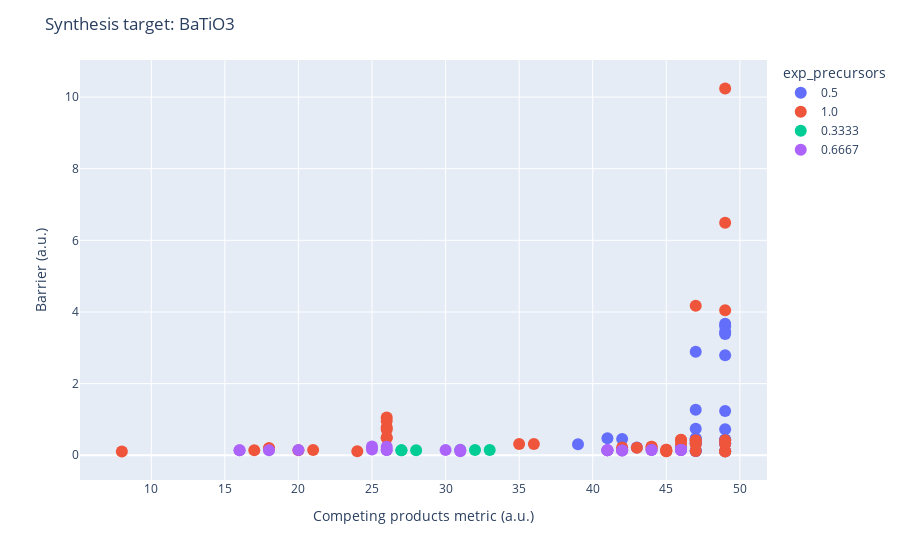

This figure's notebook cell:
### Code cell
router.recommend_routes(temperature=1400, allow_gas_release=True, show_known_precursors_only=False,
                        max_component_precursors=2, confine_competing_to_icsd=False,display_peroxides=True)

### Figure 1 — Plotly figure (JSON) as saved in the notebook; plotly's stock layout.template omitted (floating-point values rounded to 4 significant figures)
{"data": [{"customdata": [["0.1667 Ti6O(mp-554098) + 1.0 BaO(mp-1342) + 0.9167 O2(mp-12957)"], ["0.1667 Ti6O(mp-554098) + 1.4167 O2(mp-12957) + 1.0 Ba(mp-122)"], ["0.1667 Ti6O(mp-554098) + 0.4167 O2(mp-12957) + 1.0 BaO2(mp-1105)"], ["0.1667 Ti6O(mp-554098) + -1.0 CO2(mp-20066) + 0.9167 O2(mp-12957) + 1.0 BaCO3(mp-5504)"], ["0.1667 Ti6O(mp-554098) + -1.0 CO2(mp-20066) + 0.9167 O2(mp-12957) + 1.0 BaCO3(mp-4559)"], ["1.0 BaO(mp-1342) + 0.3333 Ti3O5(mp-1147) + 0.1667 O2(mp-12957)"], ["1.0 BaO(mp-1342) + 0.5 Ti2O(mp-1215) + 0.75 O2(mp-12957)"], ["0.125 Ti8C5(mp-27919) + 1.0 BaO(mp-1342) + -0.625 CO2(mp-20066) + 1.625 O2(mp-12957)"], ["1.0 BaO(mp-1342) + 0.3333 Ti3O(mp-2591) + 0.8333 O2(mp-12957)"], ["0.5 Ti2O(mp-1215) + 1.25 O2(mp-12957) + 1.0 Ba(mp-122)"], ["0.5 Ti2O(mp-1215) + 0.25 O2(mp-12957) + 1.0 BaO2(mp-1105)"], ["0.125 Ti8C5(mp-27919) + -0.625 CO2(mp-20066) + 2.125 O2(mp-12957) + 1.0 Ba(mp-122)"], ["0.125 Ti8C5(mp-27919) + -0.625 CO2(mp-20066) + 1.125 O2(mp-12957) + 1.0 BaO2(mp-1105)"], ["0.125 Ti8C5(mp-27919) + -1.625 CO2(mp-20066) + 1.625 O2(mp-12957) + 1.0 BaCO3(mp-5504)"], ["0.125 Ti8C5(mp-27919) + -1.625 CO2(mp-20066) + 1.625 O2(mp-12957) + 1.0 BaCO3(mp-4559)"], ["0.3333 Ti3O(mp-2591) + 1.3333 O2(mp-12957) + 1.0 Ba(mp-122)"], ["0.3333 Ti3O(mp-2591) + 0.3333 O2(mp-12957) + 1.0 BaO2(mp-1105)"], ["1.0 BaO(mp-1342) + 0.5 Ti2C(mp-10721) + -0.5 CO2(mp-20066) + 1.5 O2(mp-12957)"], ["0.3333 Ti3O5(mp-1147) + 0.6667 O2(mp-12957) + 1.0 Ba(mp-122)"], ["0.3333 Ti3O5(mp-1147) + -0.3333 O2(mp-12957) + 1.0 BaO2(mp-1105)"], ["0.3333 Ti3O5(mp-1147) + -1.0 CO2(mp-20066) + 0.1667 O2(mp-12957) + 1.0 BaCO3(mp-5504)"], ["0.3333 Ti3O5(mp-1147) + -1.0 CO2(mp-20066) + 0.1667 O2(mp-12957) + 1.0 BaCO3(mp-4559)"], ["0.5 Ti2C(mp-10721) + -0.5 CO2(mp-20066) + 2.0 O2(mp-12957) + 1.0 Ba(mp-122)"], ["0.5 Ti2C(mp-10721) + -0.5 CO2(mp-20066) + 1.0 O2(mp-12957) + 1.0 BaO2(mp-1105)"], ["0.5 Ti2C(mp-10721) + -1.5 CO2(mp-20066) + 1.5 O2(mp-12957) + 1.0 BaCO3(mp-5504)"], ["0.5 Ti2C(mp-10721) + -1.5 CO2(mp-20066) + 1.5 O2(mp-12957) + 1.0 BaCO3(mp-4559)"], ["0.5 Ti2O(mp-1215) + -1.0 CO2(mp-20066) + 0.75 O2(mp-12957) + 1.0 BaCO3(mp-5504)"], ["0.5 Ti2O(mp-1215) + -1.0 CO2(mp-20066) + 0.75 O2(mp-12957) + 1.0 BaCO3(mp-4559)"], ["-1.0 CO2(mp-20066) + 0.3333 Ti3O(mp-2591) + 0.8333 O2(mp-12957) + 1.0 BaCO3(mp-5504)"], ["-1.0 CO2(mp-20066) + 0.3333 Ti3O(mp-2591) + 0.8333 O2(mp-12957) + 1.0 BaCO3(mp-4559)"]], "hovertemplate": "exp_precursors=0.5<br>n_competing=%{x}<br>barrier=%{y}<br>summary=%{customdata[0]}<extra></extra>", "legendgroup": "0.5", "marker": {"color": "#636efa", "size": 12, "symbol": "circle"}, "mode": "markers", "name": "0.5", "orientation": "v", "showlegend": true, "type": "scatter", "x": [47, 49, 47, 47, 47, 39, 47, 49, 47, 49, 47, 49, 49, 49, 49, 49, 47, 49, 46, 43, 41, 42, 49, 49, 49, 49, 47, 47, 47, 47], "xaxis": "x", "y": [2.887, 2.793, 0.1158, 0.4301, 0.3251, 0.3045, 0.7414, 3.446, 1.267, 0.7224, 0.1234, 3.385, 0.1098, 0.4346, 0.3297, 1.235, 0.1195, 3.673, 0.2255, 0.2126, 0.477, 0.4554, 3.598, 0.1105, 0.4372, 0.3319, 0.4508, 0.3425, 0.4721, 0.3614], "yaxis": "y"}, {"customdata": [["1.0 BaO(mp-1342) + 1.0 TiO2(mp-554278)"], ["1.0 BaO(mp-1342) + 1.0 TiO2(mp-390)"], ["1.0 TiO(mp-1071163) + 1.0 BaO2(mp-1105)"], ["-1.0 CO2(mp-20066) + 1.0 TiO2(mp-554278) + 1.0 BaCO3(mp-5504)"], ["-1.0 CO2(mp-20066) + 1.0 TiO2(mp-554278) + 1.0 BaCO3(mp-4559)"], ["-1.0 CO2(mp-20066) + 1.0 BaCO3(mp-5504) + 1.0 TiO2(mp-390)"], ["-1.0 CO2(mp-20066) + 1.0 TiO2(mp-390) + 1.0 BaCO3(mp-4559)"], ["1.0 BaO(mp-1342) + 1.0 Ti(mp-72) + 1.0 O2(mp-12957)"], ["1.0 BaO(mp-1342) + 1.0 TiO(mp-1071163) + 0.5 O2(mp-12957)"], ["1.0 BaO(mp-1342) + 0.5 Ti2O3(mp-458) + 0.25 O2(mp-12957)"], ["0.5 BaO(mp-1342) + 0.5 Ti2O3(mp-458) + 0.5 BaO2(mp-1105)"], ["0.3333 Ti(mp-72) + 0.3333 Ti2O3(mp-458) + 1.0 BaO2(mp-1105)"], ["1.0 Ti(mp-72) + 1.5 O2(mp-12957) + 1.0 Ba(mp-122)"], ["1.0 Ti(mp-72) + 0.5 O2(mp-12957) + 1.0 BaO2(mp-1105)"], ["1.0 TiO(mp-1071163) + 1.0 O2(mp-12957) + 1.0 Ba(mp-122)"], ["0.5 Ti2O3(mp-458) + 0.75 O2(mp-12957) + 1.0 Ba(mp-122)"], ["0.5 Ti2O3(mp-458) + -0.25 O2(mp-12957) + 1.0 BaO2(mp-1105)"], ["0.5 O2(mp-12957) + 1.0 Ba(mp-122) + 1.0 TiO2(mp-554278)"], ["0.5 O2(mp-12957) + 1.0 Ba(mp-122) + 1.0 TiO2(mp-390)"], ["-0.5 O2(mp-12957) + 1.0 BaO2(mp-1105) + 1.0 TiO2(mp-554278)"], ["-0.5 O2(mp-12957) + 1.0 BaO2(mp-1105) + 1.0 TiO2(mp-390)"], ["0.5 Ba(mp-122) + 0.5 BaO2(mp-1105) + 1.0 TiO2(mp-554278)"], ["0.5 Ba(mp-122) + 0.5 BaO2(mp-1105) + 1.0 TiO2(mp-390)"], ["1.0 BaO(mp-1342) + -1.0 CO2(mp-20066) + 1.0 TiC(mp-631) + 2.0 O2(mp-12957)"], ["0.5 Ti(mp-72) + 1.0 BaO2(mp-1105) + 0.5 TiO2(mp-554278)"], ["0.5 Ti(mp-72) + 1.0 BaO2(mp-1105) + 0.5 TiO2(mp-390)"], ["0.5 Ti2O3(mp-458) + 0.25 Ba(mp-122) + 0.75 BaO2(mp-1105)"], ["1.0 Ti(mp-72) + -1.0 CO2(mp-20066) + 1.0 O2(mp-12957) + 1.0 BaCO3(mp-5504)"], ["1.0 Ti(mp-72) + -1.0 CO2(mp-20066) + 1.0 O2(mp-12957) + 1.0 BaCO3(mp-4559)"], ["1.0 TiO(mp-1071163) + -1.0 CO2(mp-20066) + 0.5 O2(mp-12957) + 1.0 BaCO3(mp-5504)"], ["1.0 TiO(mp-1071163) + -1.0 CO2(mp-20066) + 0.5 O2(mp-12957) + 1.0 BaCO3(mp-4559)"], ["0.4286 Ti2O3(mp-458) + -0.1429 CO2(mp-20066) + 0.1429 TiC(mp-631) + 1.0 BaO2(mp-1105)"], ["0.5 Ti2O3(mp-458) + -1.0 CO2(mp-20066) + 0.25 O2(mp-12957) + 1.0 BaCO3(mp-5504)"], ["0.5 Ti2O3(mp-458) + -1.0 CO2(mp-20066) + 0.25 O2(mp-12957) + 1.0 BaCO3(mp-4559)"], ["0.5 Ti2O3(mp-458) + -0.5 CO2(mp-20066) + 0.5 BaO2(mp-1105) + 0.5 BaCO3(mp-5504)"], ["0.5 Ti2O3(mp-458) + -0.5 CO2(mp-20066) + 0.5 BaO2(mp-1105) + 0.5 BaCO3(mp-4559)"], ["-1.0 CO2(mp-20066) + 1.0 TiC(mp-631) + 2.5 O2(mp-12957) + 1.0 Ba(mp-122)"], ["-1.0 CO2(mp-20066) + 1.0 TiC(mp-631) + 1.5 O2(mp-12957) + 1.0 BaO2(mp-1105)"], ["-2.0 CO2(mp-20066) + 1.0 TiC(mp-631) + 2.0 O2(mp-12957) + 1.0 BaCO3(mp-5504)"], ["-2.0 CO2(mp-20066) + 1.0 TiC(mp-631) + 2.0 O2(mp-12957) + 1.0 BaCO3(mp-4559)"], ["-0.25 CO2(mp-20066) + 0.25 TiC(mp-631) + 1.0 BaO2(mp-1105) + 0.75 TiO2(mp-554278)"], ["-0.25 CO2(mp-20066) + 0.25 TiC(mp-631) + 1.0 BaO2(mp-1105) + 0.75 TiO2(mp-390)"]], "hovertemplate": "exp_precursors=1.0<br>n_competing=%{x}<br>barrier=%{y}<br>summary=%{customdata[0]}<extra></extra>", "legendgroup": "1.0", "marker": {"color": "#EF553B", "size": 12, "symbol": "circle"}, "mode": "markers", "name": "1.0", "orientation": "v", "showlegend": true, "type": "scatter", "x": [26, 26, 8, 26, 26, 26, 26, 47, 46, 42, 17, 24, 49, 49, 47, 47, 44, 44, 44, 35, 36, 42, 42, 49, 45, 45, 20, 47, 47, 46, 46, 21, 42, 43, 18, 18, 49, 49, 49, 49, 45, 45], "xaxis": "x", "y": [0.4918, 0.4834, 0.1063, 1.052, 0.9555, 0.7834, 0.718, 4.176, 0.4303, 0.1523, 0.1369, 0.1111, 10.24, 0.104, 0.4083, 0.1176, 0.1834, 0.2351, 0.2348, 0.3144, 0.3109, 0.153, 0.1524, 4.051, 0.1102, 0.1101, 0.1388, 0.4107, 0.3082, 0.4246, 0.3172, 0.1471, 0.2156, 0.2078, 0.1975, 0.1944, 6.492, 0.1079, 0.4188, 0.3162, 0.1508, 0.1505], "yaxis": "y"}, {"customdata": [["0.0741 Ti6O(mp-554098) + 0.1852 Ti3O5(mp-1147) + 1.0 BaO2(mp-1105)"], ["0.0286 Ti8C5(mp-27919) + 0.2571 Ti3O5(mp-1147) + -0.1429 CO2(mp-20066) + 1.0 BaO2(mp-1105)"], ["0.1429 Ti3O5(mp-1147) + 0.2857 Ti2O(mp-1215) + 1.0 BaO2(mp-1105)"], ["0.3333 C(mp-569304) + 0.3333 Ti3O5(mp-1147) + -0.3333 CO2(mp-20066) + 1.0 BaO2(mp-1105)"], ["0.1667 Ti3O5(mp-1147) + 0.1667 Ti3O(mp-2591) + 1.0 BaO2(mp-1105)"], ["0.25 Ti3O5(mp-1147) + 0.125 Ti2C(mp-10721) + -0.125 CO2(mp-20066) + 1.0 BaO2(mp-1105)"]], "hovertemplate": "exp_precursors=0.3333<br>n_competing=%{x}<br>barrier=%{y}<br>summary=%{customdata[0]}<extra></extra>", "legendgroup": "0.3333", "marker": {"color": "#00cc96", "size": 12, "symbol": "circle"}, "mode": "markers", "name": "0.3333", "orientation": "v", "showlegend": true, "type": "scatter", "x": [28, 33, 27, 31, 27, 32], "xaxis": "x", "y": [0.1366, 0.1471, 0.1397, 0.1441, 0.139, 0.1458], "yaxis": "y"}, {"customdata": [["0.0625 Ti6O(mp-554098) + 0.3125 Ti2O3(mp-458) + 1.0 BaO2(mp-1105)"], ["0.0909 Ti6O(mp-554098) + 1.0 BaO2(mp-1105) + 0.4545 TiO2(mp-554278)"], ["0.0909 Ti6O(mp-554098) + 1.0 BaO2(mp-1105) + 0.4545 TiO2(mp-390)"], ["0.6667 BaO(mp-1342) + 0.3333 Ti3O5(mp-1147) + 0.3333 BaO2(mp-1105)"], ["0.0227 Ti8C5(mp-27919) + 0.4091 Ti2O3(mp-458) + -0.1136 CO2(mp-20066) + 1.0 BaO2(mp-1105)"], ["0.3333 Ti2O(mp-1215) + 1.0 BaO2(mp-1105) + 0.3333 TiO2(mp-554278)"], ["0.3333 Ti2O(mp-1215) + 1.0 BaO2(mp-1105) + 0.3333 TiO2(mp-390)"], ["0.0385 Ti8C5(mp-27919) + -0.1923 CO2(mp-20066) + 1.0 BaO2(mp-1105) + 0.6923 TiO2(mp-554278)"], ["0.0385 Ti8C5(mp-27919) + -0.1923 CO2(mp-20066) + 1.0 BaO2(mp-1105) + 0.6923 TiO2(mp-390)"], ["0.2 Ti3O(mp-2591) + 1.0 BaO2(mp-1105) + 0.4 TiO2(mp-554278)"], ["0.2 Ti3O(mp-2591) + 1.0 BaO2(mp-1105) + 0.4 TiO2(mp-390)"], ["0.2 Ti3O5(mp-1147) + 0.4 Ti(mp-72) + 1.0 BaO2(mp-1105)"], ["0.3333 Ti3O5(mp-1147) + 0.3333 Ba(mp-122) + 0.6667 BaO2(mp-1105)"], ["0.25 Ti2O3(mp-458) + 0.25 Ti2O(mp-1215) + 1.0 BaO2(mp-1105)"], ["0.25 C(mp-569304) + 0.5 Ti2O3(mp-458) + -0.25 CO2(mp-20066) + 1.0 BaO2(mp-1105)"], ["0.2857 Ti2O3(mp-458) + 0.1429 Ti3O(mp-2591) + 1.0 BaO2(mp-1105)"], ["0.5 C(mp-569304) + -0.5 CO2(mp-20066) + 1.0 BaO2(mp-1105) + 1.0 TiO2(mp-554278)"], ["0.5 C(mp-569304) + -0.5 CO2(mp-20066) + 1.0 BaO2(mp-1105) + 1.0 TiO2(mp-390)"], ["0.2727 Ti3O5(mp-1147) + -0.1818 CO2(mp-20066) + 0.1818 TiC(mp-631) + 1.0 BaO2(mp-1105)"], ["0.3333 Ti3O5(mp-1147) + -0.6667 CO2(mp-20066) + 0.3333 BaO2(mp-1105) + 0.6667 BaCO3(mp-5504)"], ["0.3333 Ti3O5(mp-1147) + -0.6667 CO2(mp-20066) + 0.3333 BaO2(mp-1105) + 0.6667 BaCO3(mp-4559)"], ["0.1 Ti2C(mp-10721) + 0.4 Ti2O3(mp-458) + -0.1 CO2(mp-20066) + 1.0 BaO2(mp-1105)"], ["0.1667 Ti2C(mp-10721) + -0.1667 CO2(mp-20066) + 1.0 BaO2(mp-1105) + 0.6667 TiO2(mp-554278)"], ["0.1667 Ti2C(mp-10721) + -0.1667 CO2(mp-20066) + 1.0 BaO2(mp-1105) + 0.6667 TiO2(mp-390)"]], "hovertemplate": "exp_precursors=0.6667<br>n_competing=%{x}<br>barrier=%{y}<br>summary=%{customdata[0]}<extra></extra>", "legendgroup": "0.6667", "marker": {"color": "#ab63fa", "size": 12, "symbol": "circle"}, "mode": "markers", "name": "0.6667", "orientation": "v", "showlegend": true, "type": "scatter", "x": [18, 42, 42, 25, 26, 41, 41, 46, 46, 41, 41, 31, 30, 16, 20, 16, 44, 44, 31, 25, 26, 26, 46, 46], "xaxis": "x", "y": [0.1376, 0.135, 0.1349, 0.1572, 0.1452, 0.1387, 0.1386, 0.1472, 0.147, 0.1376, 0.1375, 0.1107, 0.1429, 0.139, 0.1428, 0.1384, 0.1464, 0.146, 0.1496, 0.2436, 0.2365, 0.1441, 0.1454, 0.1452], "yaxis": "y"}], "layout": {"legend": {"title": {"text": "exp_precursors"}, "tracegroupgap": 0}, "margin": {"t": 60}, "title": {"text": "Synthesis target: BaTiO3"}, "xaxis": {"anchor": "y", "domain": [0, 1], "title": {"text": "Competing products metric (a.u.)"}}, "yaxis": {"anchor": "x", "domain": [0, 1], "title": {"text": "Barrier (a.u.)"}}}}
